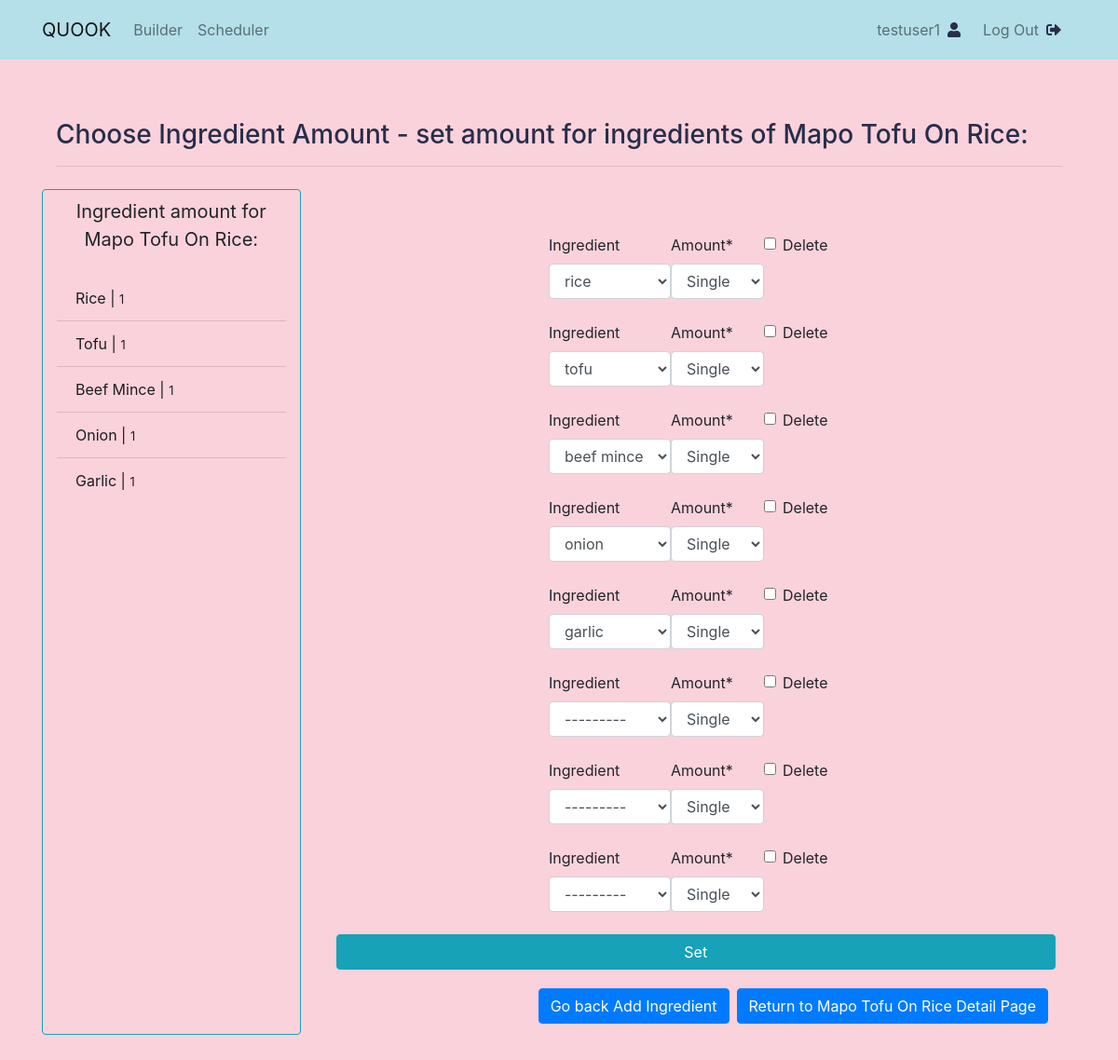
The app's page /recipe/ingredient-amount-edit/mapo-tofu-on-rice/ (signed in), older data.
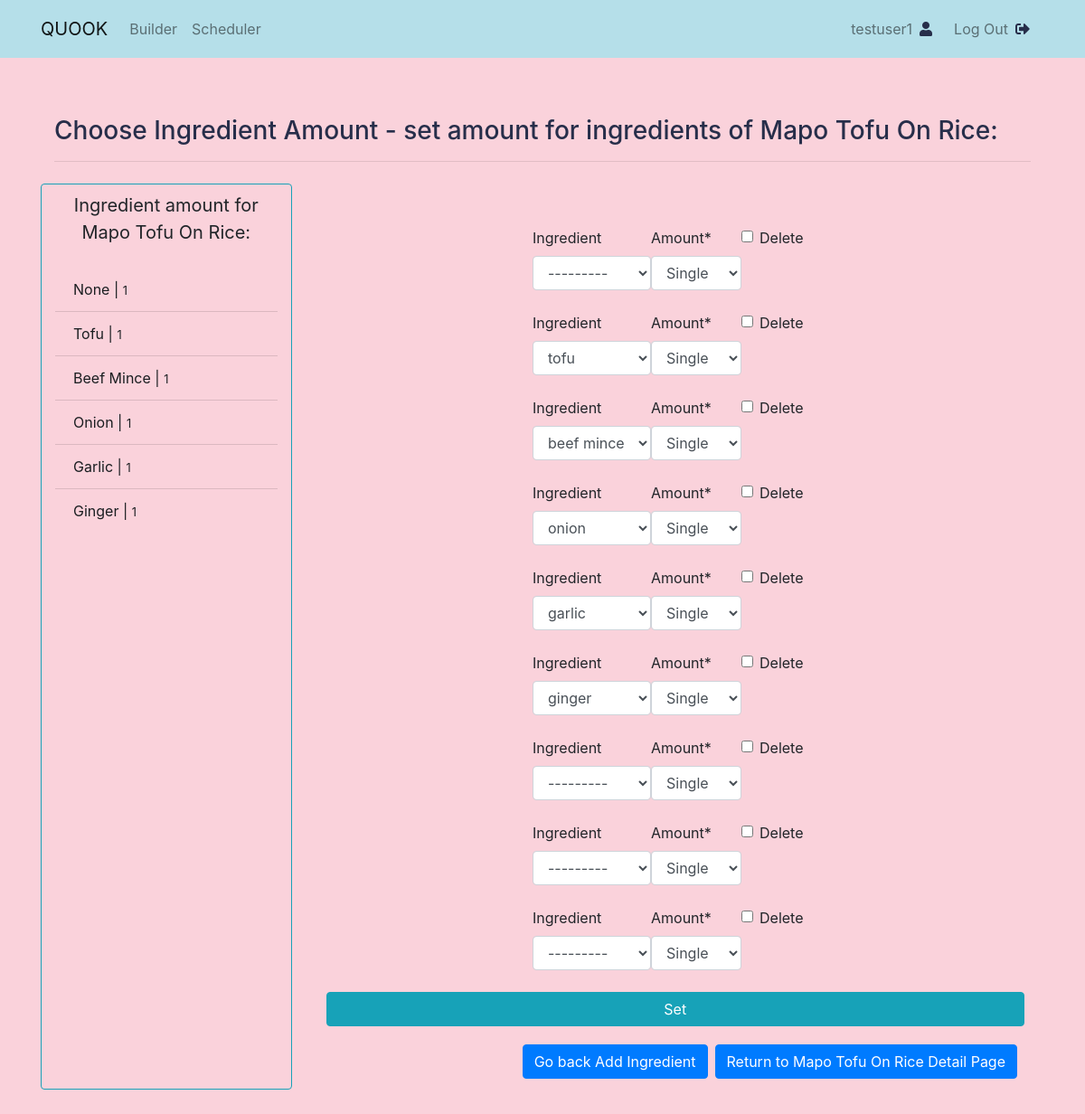
The same page, newer data.
### recipe/models.py (models this page shows, shortened)
class IngredientAmount(models.Model):
    SINGLE = 1
    DOUBLE = 2
    TRIPLE = 3
    AMOUNT_CHOICES = (
        (SINGLE, 'Single'),
        (DOUBLE, 'Double'),
        (TRIPLE, 'Triple'),
    )
    recipe = models.ForeignKey(
        'Recipe', related_name='ingredient_amounts', on_delete=models.SET_NULL, null=True)
    ingredient = models.ForeignKey(
        'Ingredient', related_name='ingredient_amounts', on_delete=models.SET_NULL, null=True, blank=True)
    amount = models.IntegerField(choices=AMOUNT_CHOICES, default=SINGLE)

class Ingredient(models.Model):
    alphabet = RegexValidator(
        r'^[A-Za-z]+$', 'Only alphabet characters are allowed.')
    name = models.CharField(max_length=200, null=True,
                            unique=True, validators=[alphabet])
    def __str__(self):
        return self.name

### recipe/views.py (the view)
@login_required
def ingredientAmountEdit(request, slug):
    recipe = get_object_or_404(Recipe, slug=slug)
    ingredient_amount_list = IngredientAmount.objects.filter(
        recipe__slug=slug)
    IngredientAmountEditFormset = inlineformset_factory(
        Recipe, IngredientAmount, fields=('__all__'))
    if request.method == 'POST':
        ingredient_amount_edit_formset = IngredientAmountEditFormset(
            request.POST, instance=recipe)
        if ingredient_amount_edit_formset.is_valid():
            ingredient_amount_edit_formset.save()
            return redirect(reverse("recipe:ingredient_amount_edit", kwargs={'slug': str(slug)}))
    ingredient_amount_edit_formset = IngredientAmountEditFormset(
        instance=recipe)
    return render(request, 'recipe/ingredient_amount_edit.html', {'recipe': recipe, 'ingredient_amount_edit_formset': ingredient_amount_edit_formset, 'ingredient_amount_list': ingredient_amount_list})

### recipe/templates/recipe/ingredient_amount_edit.html (shortened to what this page needs)
{% extends "recipe/base.html" %}
{% load crispy_forms_tags %}
{% block content %}
<div class="container my-5">
    <h3>Choose Ingredient Amount - set amount for ingredients of {{ recipe.title|title }}:</h3>
    <hr/>
    <div class="row fill-50-viewport">
        <div class="col-3 border border-info rounded my-2">
            <p class="lead py-2 text-center"><strong>Ingredient amount for<br>{{ recipe.title|title }}:</strong></p>
            <ul class="list-group  list-group-flush d-flex flex-column align-item-start">
                {% for ingredient_amount in ingredient_amount_list %}
                    <li class="list-group-item list-group-item-dark li-bg-colour">
                        {{ ingredient_amount.ingredient|title }} | <small>{{ ingredient_amount.amount }}</small>
                    </li>
                {% endfor %}
            </ul>
        </div>
        <div class="col-9 d-flex flex-column">
            <div class="d-flex flex-column">
                <form class="form-group mt-5" method="POST">
                    {% for formset in ingredient_amount_edit_formset %}
                    <div class="d-flex justify-content-center my-2">
                        {{ formset|crispy }}
                    </div>
                    {% endfor %}
                    <div class="col-12">
                        <button class="btn btn-info btn-block my-1 mx-2" type="submit">Set</button>
                        <div class="d-flex justify-content-end">
                            <a class="btn btn-primary btn-m mt-3 mb-1 mx-2" href="{% url 'recipe:ingredient_edit' slug=recipe.slug %}">Go back Add Ingredient</a>
                            <a class="btn btn-primary btn-m mt-3 mb-1" href="{% url 'recipe:recipe_detail' slug=recipe.slug %}">Return to {{ recipe.title|title }} Detail Page</a>
                        </div>
                    </div>
                </form>
            </div>
        </div>
    </div>
</div>
{% endblock content %}

Row changes from the older to the newer data that the page shows:
changed IngredientAmount: ingredient "Rice" → "None"
added IngredientAmount: ingredient "Ginger", amount "1"
Text that changed along with them:
form field formset: "rice" → "---------"
form field formset: "---------" → "ginger"
new list line: "Ingredient Amount Delete --------- Single ☐"
